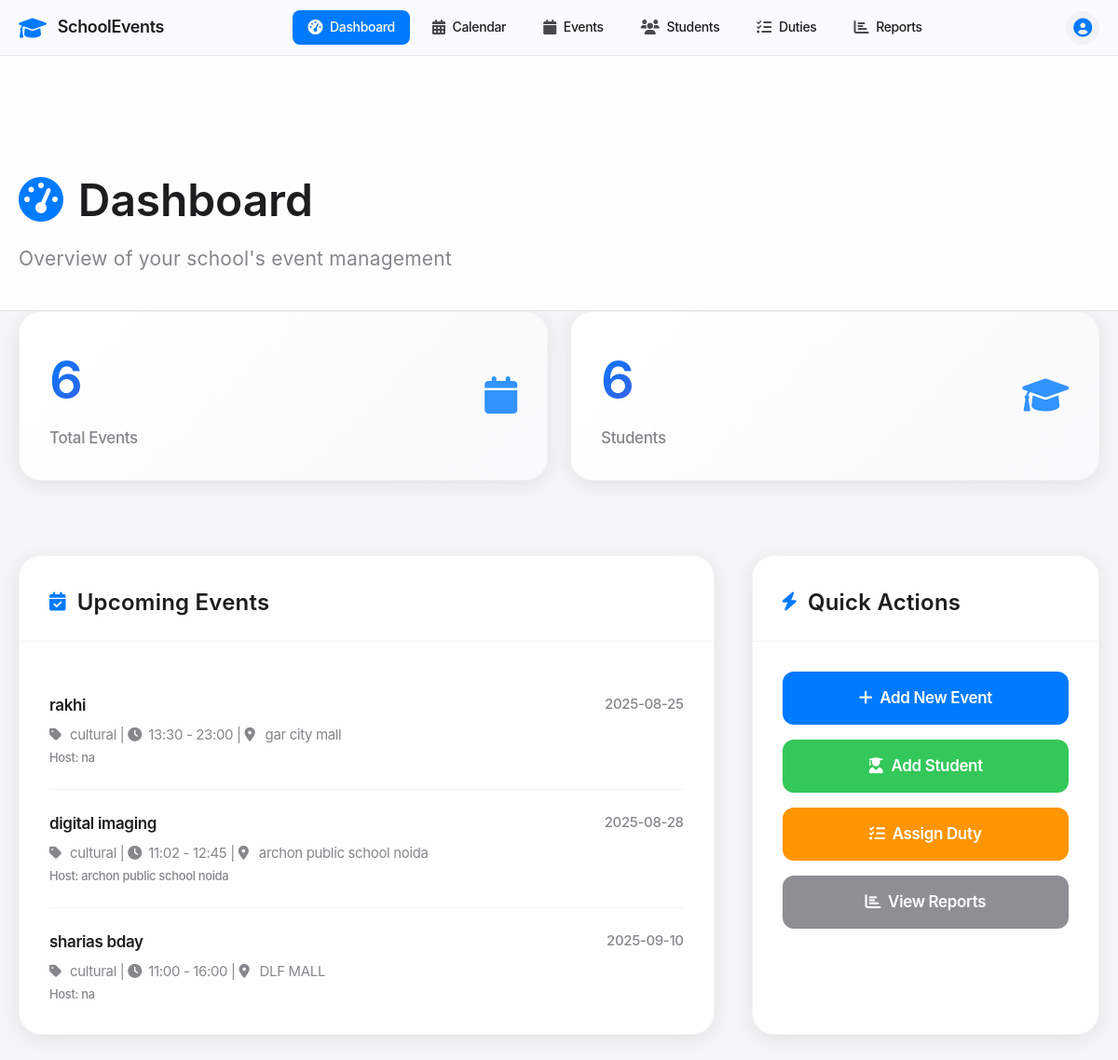
Before: / with the older database file.
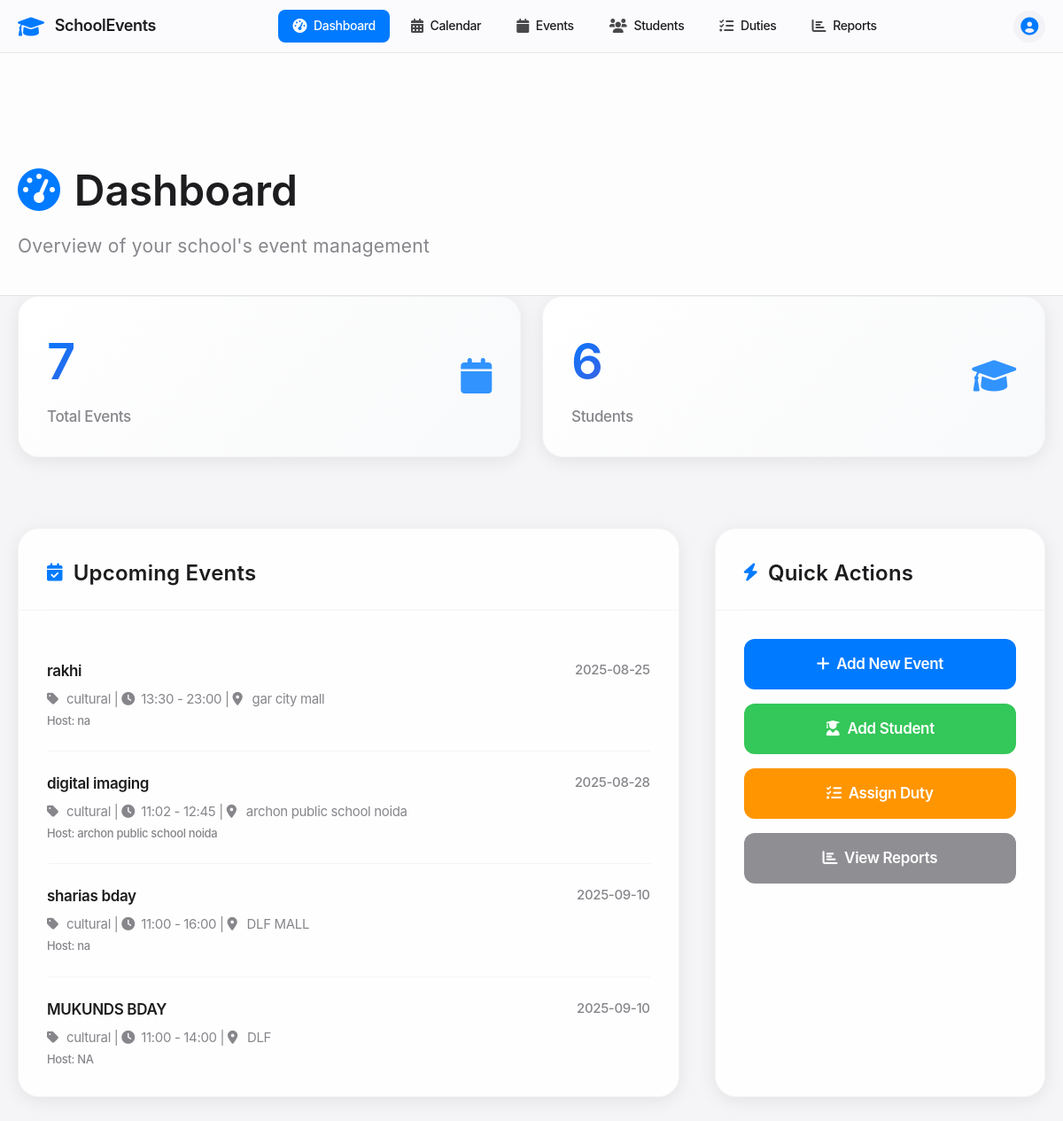
After: the same page with the newer database file.
### tables this page shows
CREATE TABLE events (
            id INTEGER PRIMARY KEY AUTOINCREMENT,
            name TEXT NOT NULL,
            type TEXT NOT NULL,
            event_date DATE NOT NULL,
            start_time TIME NOT NULL,
            end_time TIME NOT NULL,
            venue TEXT NOT NULL,
            description TEXT,
            host_school TEXT NOT NULL,
            participating_schools TEXT,
            status TEXT DEFAULT 'upcoming',
            created_at TIMESTAMP DEFAULT CURRENT_TIMESTAMP
        );

### app.py (the view)
@app.route('/')
def dashboard():
    conn = get_db_connection()
    total_events = conn.execute('SELECT COUNT(*) as count FROM events').fetchone()['count']
    total_participants = conn.execute('SELECT COUNT(*) as count FROM participants WHERE type = "student"').fetchone()['count']
    total_duty_personnel = conn.execute('SELECT COUNT(*) as count FROM duty_personnel').fetchone()['count']
    total_duties = conn.execute('SELECT COUNT(*) as count FROM duties').fetchone()['count']
    upcoming_events = conn.execute('''
        SELECT * FROM events
        WHERE event_date >= DATE('now')
        ORDER BY event_date ASC
        LIMIT 5
    ''').fetchall()
    conn.close()
    return render_template('dashboard.html',
                         total_events=total_events,
                         total_participants=total_participants,
                         total_duty_personnel=total_duty_personnel,
                         total_duties=total_duties,
                         upcoming_events=upcoming_events)

### app.py (called while the page is built)
def get_db_connection():
    conn = sqlite3.connect('events.db')
    conn.row_factory = sqlite3.Row
    return conn

### templates/dashboard.html (shortened to what this page needs)
<!DOCTYPE html>
<html lang="en">
<head>
    <link href="https://cdnjs.cloudflare.com/ajax/libs/font-awesome/6.0.0/css/all.min.css" rel="stylesheet">
</head>
<body>
    <nav class="apple-nav">
        <div class="nav-container">
            <div class="nav-brand">
                <i class="fas fa-graduation-cap"></i>
                <span>SchoolEvents</span>
            </div>
            <div class="nav-menu">
                <a href="{{ url_for('dashboard') }}" class="nav-link active">
                    <i class="fas fa-tachometer-alt"></i>
                    <span>Dashboard</span>
                </a>
                <a href="{{ url_for('calendar_view') }}" class="nav-link">
                    <i class="fas fa-calendar-alt"></i>
                    <span>Calendar</span>
                </a>
                <a href="{{ url_for('events') }}" class="nav-link">
                    <i class="fas fa-calendar"></i>
                    <span>Events</span>
                </a>
                <a href="{{ url_for('participants') }}" class="nav-link">
                    <i class="fas fa-users"></i>
                    <span>Students</span>
                </a>
                <a href="{{ url_for('duties') }}" class="nav-link">
                    <i class="fas fa-tasks"></i>
                    <span>Duties</span>
                </a>
                <a href="{{ url_for('reports') }}" class="nav-link">
                    <i class="fas fa-chart-bar"></i>
                    <span>Reports</span>
                </a>
            </div>
            <div class="nav-user">
                <div class="user-avatar">
                    <i class="fas fa-user-circle"></i>
                </div>
            </div>
        </div>
    </nav>
    <div class="main-header fade-in">
        <div class="container">
            <h1><i class="fas fa-tachometer-alt"></i>Dashboard</h1>
            <p>Overview of your school's event management</p>
        </div>
    </div>
    <div class="container">
        <div class="stats-grid">
            <div class="stat-card fade-in">
                <div class="stat-card-content">
                    <div>
                        <div class="stat-number">{{ total_events }}</div>
                        <div class="stat-label">Total Events</div>
                    </div>
                    <div class="stat-icon">
                        <i class="fas fa-calendar"></i>
                    </div>
                </div>
            </div>
            <div class="stat-card fade-in">
                <div class="stat-card-content">
                    <div>
                        <div class="stat-number">{{ total_participants }}</div>
                        <div class="stat-label">Students</div>
                    </div>
                    <div class="stat-icon">
                        <i class="fas fa-graduation-cap"></i>
                    </div>
                </div>
            </div>
        </div>
        <div class="content-grid">
            <div class="apple-card fade-in">
                <div class="card-header">
                    <h2 class="card-title">
                        <i class="fas fa-calendar-check"></i>Upcoming Events
                    </h2>
                </div>
                <div class="card-body">
                    {% if upcoming_events %}
                        <ul class="event-list">
                            {% for event in upcoming_events %}
                                <li class="event-item">
                                    <div class="event-header">
                                        <div class="event-name">{{ event.name }}</div>
                                        <div class="event-date">{{ event.event_date }}</div>
                                    </div>
                                    <div class="event-details">
                                        <i class="fas fa-tag"></i>{{ event.type }} |
                                        <i class="fas fa-clock"></i>{{ event.start_time }} - {{ event.end_time }} |
                                        <i class="fas fa-map-marker-alt"></i>{{ event.venue }}
                                    </div>
                                    <div class="event-host">Host: {{ event.host_school }}</div>
                                </li>
                            {% endfor %}
                        </ul>
                    {% else %}
                        <div class="empty-state">
                            <i class="fas fa-calendar-times"></i>
                            <p>No upcoming events found.</p>
                        </div>
                    {% endif %}
                </div>
            </div>
            <div class="apple-card fade-in">
                <div class="card-header">
                    <h2 class="card-title">
                        <i class="fas fa-bolt"></i>Quick Actions
                    </h2>
                </div>
                <div class="card-body">
                    <div class="action-buttons">
                        <a href="{{ url_for('add_event') }}" class="action-btn">
                            <i class="fas fa-plus"></i>Add New Event
                        </a>
                        <a href="{{ url_for('add_participant') }}" class="action-btn success">
                            <i class="fas fa-user-graduate"></i>Add Student
                        </a>
                        <a href="{{ url_for('add_duty') }}" class="action-btn warning">
                            <i class="fas fa-tasks"></i>Assign Duty
                        </a>
                        <a href="{{ url_for('reports') }}" class="action-btn secondary">
                            <i class="fas fa-chart-bar"></i>View Reports
                        </a>
                    </div>
                </div>
            </div>
        </div>
    </div>
</body>
</html>

Changed rows visible on the page:
added events: name "MUKUNDS BDAY", event_date "2025-09-10", type "cultural", start_time "11:00", end_time "14:00", venue "DLF", host_school "NA"
Other visible differences:
{{ total_events }}: "6" → "7"
